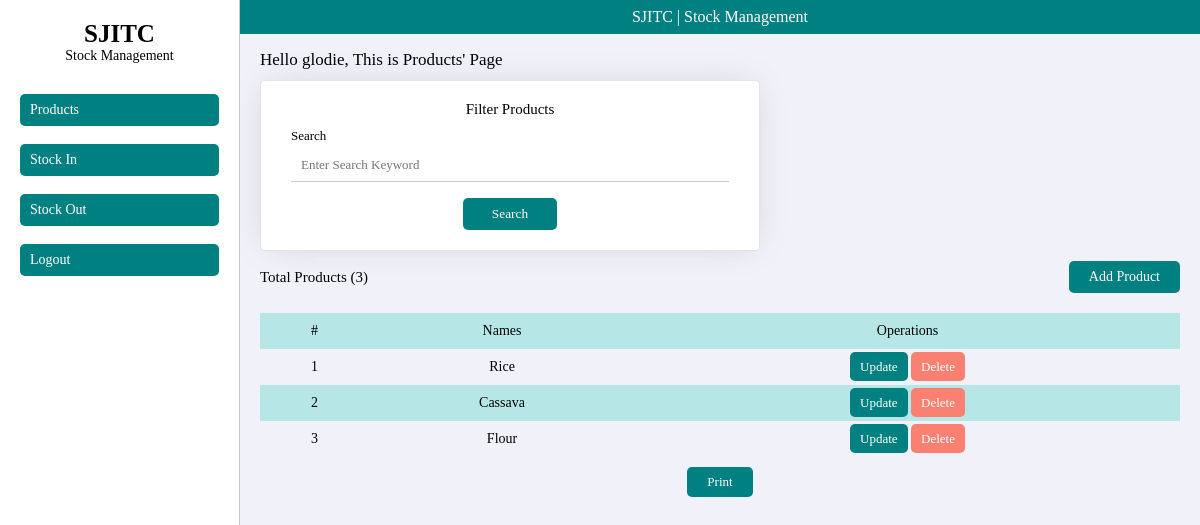
/dashboard/index.php (signed in), run on the app's committed database.
### tables this page shows
CREATE TABLE `products` (
  `ProductId` int(11) NOT NULL,
  `Product_Name` varchar(255) NOT NULL
);

### dashboard/index.php (the view, shortened to what this page needs)
<?php
  include '../config.php';
  $retr = mysqli_query($con, "SELECT * FROM products");
?>
<!DOCTYPE html>
<html lang="en">
<head>
  <link rel="stylesheet" href="../css/style.css">
</head>
<body>
  <div class="dashboard">
    <?php include 'nav.php'?>
    <main>
      <div class="top hidePrint">SJITC | Stock Management</div>
      <h1 class="greet hidePrint">Hello <?php echo $_SESSION['logs'];?>, This is Products' Page</h1>
      <form method="POST" class="leftForm hidePrint">
        <p>Filter Products</p>
        <label for="">Search</label>
        <input type="text" name="search" placeholder="Enter Search Keyword" id="">
        <button type="submit" name="report">Search</button>
      </form>
      <div class="tabless">
        <p class="title">
          Total Products (<?php echo mysqli_num_rows($retr)?>)
          <a href="add_product.php" class="hidePrint">Add Product</a>
        </p>
        <?php
          if(mysqli_num_rows($retr) > 0){
        ?>
        <table>
          <tr>
            <th>#</th>
            <th>Names</th>
            <th class="hidePrint">Operations</th>
          </tr>
          <?php
            $row = 0;
            while($fetch = mysqli_fetch_array($retr)){
              $name = $fetch['Product_Name'];
              $id = $fetch['ProductId'];
              $row++;
          ?>
          <tr>
            <td><?php echo $row?></td>
            <td><?php echo $name?></td>
            <td class="hidePrint">
              <a href="./update_product.php?id=<?php echo $id?>">Update</a>
              <a href="./index.php?delete=<?php echo $id?>">Delete</a>
            </td>
          </tr>
          <?php } ?>
        </table>
        <button class="printBtn hidePrint" onclick="print()">Print</button>
        <?php } else { ?>
          <p>No Records Found</p>
        <?php } ?>
      </div>
    </main>
  </div>
</body>
</html>

### css/style.css (style rules this page uses)
* { margin: 0; padding: 0; box-sizing: border-box; font-family: poppins; }
body { height: 100vh; background: #f1f1fa; -webkit-print-color-adjust: exact; }
form { box-shadow: 0 0 30px -10px rgba(128, 128, 128, 0.411); border-radius: 5px; width: 500px; padding: 20px 30px; border: 1px solid #e4e4e4; background: white; }
form input, form select { display: flex; border: none; border-bottom: 1px solid #ccc; width: 100%; padding: 8px 10px; outline: none; font-size: 13px; margin-bottom: 16px; }
form label { font-size: 13px; display: flex; margin-bottom: 5px; }
form p { text-align: center; font-size: 15px; margin-bottom: 10px; }
form button { border: none; padding: 8px 29px; display: flex; margin: 0 auto; background: teal; border-radius: 5px; color: white; cursor: pointer; }
.dashboard { height: 100vh; display: grid; grid-template-columns: 20% 80%; }
.dashboard main { padding: 50px 20px 20px; position: relative; }
.dashboard main .top { width: 100%; position: absolute; width: 100%; top: 0; left: 0; padding: 8px; text-align: center; background: teal; color: white; }
.greet { font-size: 17px; font-weight: 500; }
.tabless .title { display: flex; margin: 10px 0 20px; justify-content: space-between; align-items: center; font-size: 15px; }
.tabless .title a { padding: 8px 20px; border-radius: 5px; background: teal; color: white; text-decoration: none; font-size: 14px; }
table { width: 100%; border-collapse: collapse; }
table td, table th { padding: 10px; font-weight: 500; text-align: center; font-size: 14px; }
table tr:nth-of-type(odd) { background: rgb(182, 230, 230); }
table td a { border-radius: 5px; padding: 7px 10px; font-size: 13px; text-decoration: none; background: teal; color: white; }
table td a:last-of-type { background: salmon; }
main form { margin: 10px auto; }
main form.leftForm { margin: 10px 0; }
button.printBtn { border-radius: 5px; padding: 7px 20px; font-size: 13px; text-decoration: none; background: teal; color: white; display: flex; margin: 10px auto; border: none; cursor: pointer; }

### data on the page
products: Product_Name "Rice"
products: Product_Name "Cassava"
products: Product_Name "Flour"

### other printed values
$_SESSION['logs'] "glodie"
mysqli_num_rows($retr) "3"
